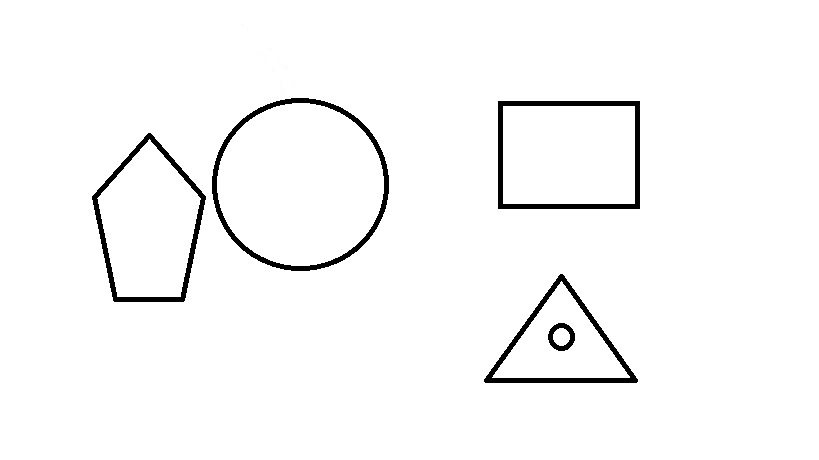
//> input picture opencvshapes/opencvshapes/shapes.jpg, 819 x 460 px, given in place of the camera
$ ./opencvshapesc__   (built with g++ and OpenCV 4)
//> lines starting //> are read from the running program, lines starting //| are printed output that depends on the picture; after the words box and inside, x2 and y2 are one past the last pixel; in counts of white or black regions, pixels touching at a corner belong together
#include<opencv2/opencv.hpp>
#include<string>
#include<stdlib.h>

using namespace std;
using namespace cv;

int main() {
	VideoCapture cap;
	int font = FONT_HERSHEY_COMPLEX;
	Mat img, gray, gaussian;
	vector<vector<Point>> contours;
	vector<Vec4i> hierarchy;
	cap.open(0);
	int outer = 0, inner = 0, outercnt = 0, innercnt = 0;
	float prevarea = 0;

	while (1) {

		cap.read(img);
//> img is the input picture: 460 rows x 819 cols, CV_8UC3; min 0, max 255, mean 248.5
		resize(img, img, Size(640, 480));
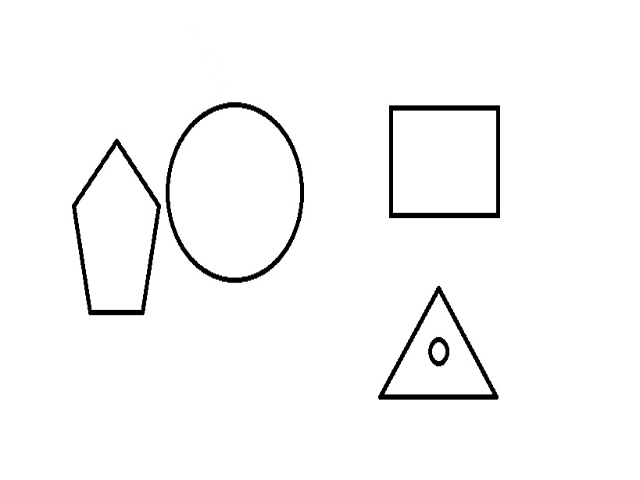
//> img: 480 rows x 640 cols, CV_8UC3; min 0, max 255, mean 248.5

		flip(img, img, 1);
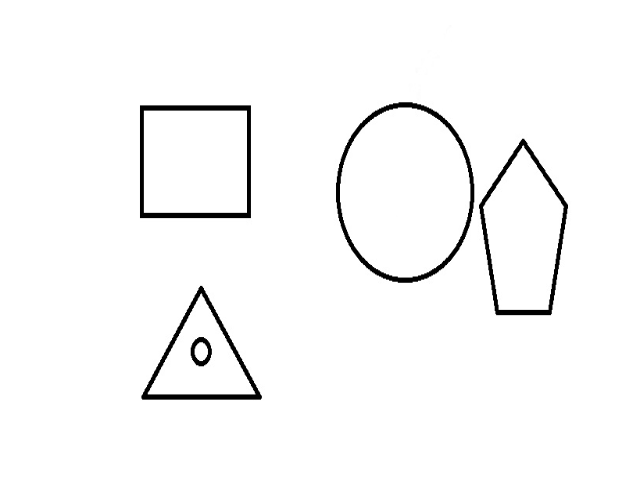
//> img: 480 rows x 640 cols, CV_8UC3; 9.81% of pixels changed, all inside (x1, y1, x2, y2) = (68, 25, 572, 401)
		cvtColor(img, gray, COLOR_BGR2GRAY);

		GaussianBlur(gray, gaussian, Size(15, 15), 0, 0, 0);
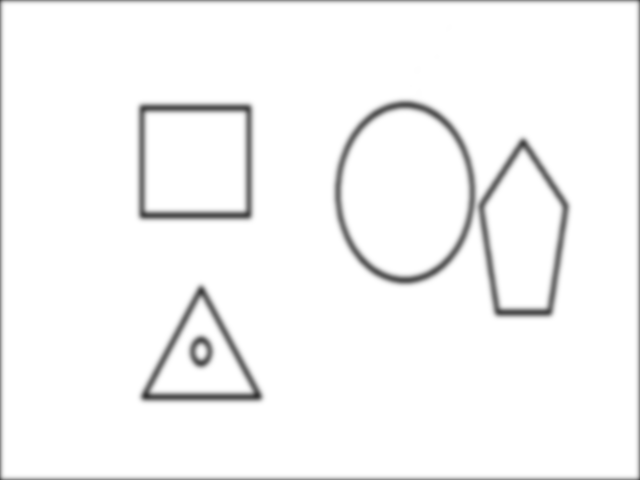
//> gaussian: 480 rows x 640 cols, CV_8UC1; min 53, max 255, mean 246.6

		adaptiveThreshold(gaussian, gaussian, 255, ADAPTIVE_THRESH_GAUSSIAN_C, THRESH_BINARY, 17, 5);
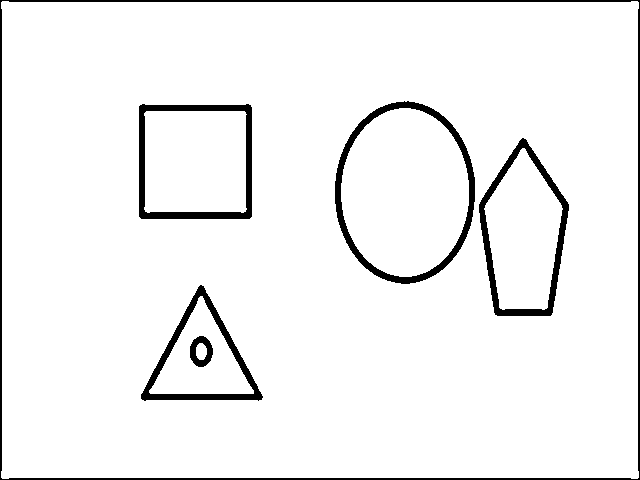
//> gaussian: 480 rows x 640 cols, CV_8UC1; 95% white; 6 black regions

		findContours(gaussian, contours, hierarchy, RETR_TREE, CHAIN_APPROX_SIMPLE);
//> contours = 11 contours; largest, box (x1, y1, x2, y2) and area: (1, 1, 639, 479) 301679, (334, 100, 476, 285) 20290, (341, 108, 469, 277) 16762, (138, 103, 253, 220) 13102, (478, 137, 570, 317) 11626
		string h;

		for (int i = 0; i < contours.size(); i++) {

			approxPolyDP(contours[i], contours[i], 0.01 * arcLength(contours[i], true), true);
			Moments center = moments(contours[i]);
			float x = center.m10 / center.m00;
			float y = center.m01 / center.m00;
			stringstream ss;
			ss << contourArea(contours[i]);

			if (contourArea(contours[i]) < 20000 || contourArea(contours[i]) > 250000 || y > 350 || y < 100)
				continue;

			putText(img, ss.str(), Point(x, y), FONT_HERSHEY_COMPLEX, 2, Vec3d(255, 255, 0));
			circle(img, Point(x, y), 2, Vec3d(255, 0, 0), 1, 8, 0);

			polylines(img, contours[i], true, Vec3d(0, 255, 0), 1);


			double r;


			if (contours[i].size() == 3)
			{
				cout << "Triangle" << endl;//2
				if (contourArea(contours[i]) > prevarea * 0.8)
				{
					prevarea = contourArea(contours[i]);
					if (outer == 2)
						outercnt++;
					else
						outercnt = 1;
					outer = 2;
				}
				else
				{
					if (inner == 2)
						innercnt++;
					else
						innercnt = 1;
					inner = 2;
				}
			}

			else if (contours[i].size() == 4)
			{
				r = (arcLength(contours[i], true) / 4);
				if (r * r > 0.99 * contourArea(contours[i]) && r * r < 1.01 * contourArea(contours[i]))
				{

					cout << "SQUARE" << endl;//3

					if (contourArea(contours[i]) > prevarea * 0.8)
					{
						prevarea = contourArea(contours[i]);
						if (outer == 3)
							outercnt++;
						else
							outercnt = 1;
						outer = 3;
					}
					else
					{
						if (inner == 3)
							innercnt++;
						else
							innercnt = 1;
						inner = 3;
					}

				}


				else
				{

					cout << "Rectangle" << endl;//4

					if (contourArea(contours[i]) > prevarea * 0.8)
					{
						prevarea = contourArea(contours[i]);
						if (outer == 4)
							outercnt++;
						else
							outercnt = 1;
						outer = 4;
					}
					else
					{
						if (inner == 4)
							innercnt++;
						else
							innercnt = 1;
						inner = 4;
					}

				}
			}


			else {
				r = contourArea(contours[i]) / arcLength(contours[i], true);
				r *= 2;
				if (3 * r * r < contourArea(contours[i]) && 3.7 * r * r > contourArea(contours[i]))
				{
					cout << "CIRCLE " << endl;  //0


					if (contourArea(contours[i]) > prevarea * 0.8)
					{
						prevarea = contourArea(contours[i]);
						if (outer == 0)
							outercnt++;
						else
							outercnt = 1;
						outer = 0;
					}
					else
					{
						if (inner == 0)
							innercnt++;
						else
							innercnt = 1;
						inner = 0;
					}
				}

				else
				{
					cout << "SEMI" << endl;//1
					if (contourArea(contours[i]) > prevarea * 0.8)
					{
						prevarea = contourArea(contours[i]);
						if (outer == 1)
							outercnt++;
						else
							outercnt = 1;
						outer = 1;
					}
					else
					{
						if (inner == 1)
							innercnt++;
						else
							innercnt = 1;
						inner = 1;
					}
				}

			}


		}
//> this loop made 11 passes
//> (x, y) on passes 1 to 11: (319.5, 239.5), (200.3, 360.7), (200.7, 360.3), (200.8, 351), (200.9, 351.1), (523.1, 235.1), (522.5, 235.6), (194.7, 161), (194.7, 161.5), (404.8, 192), (404.8, 192)
//> after the loop, prevarea = 0; outercnt = 0; outer = 0; innercnt = 0

		if (outercnt > 40 && innercnt > 40)
		{
			cout << "(" << outer << "," << inner << ")";
			break;
		}

		imshow("adaptive", gaussian);
		imshow("img", img);

		waitKey(1);

	}

	return 0;
}
